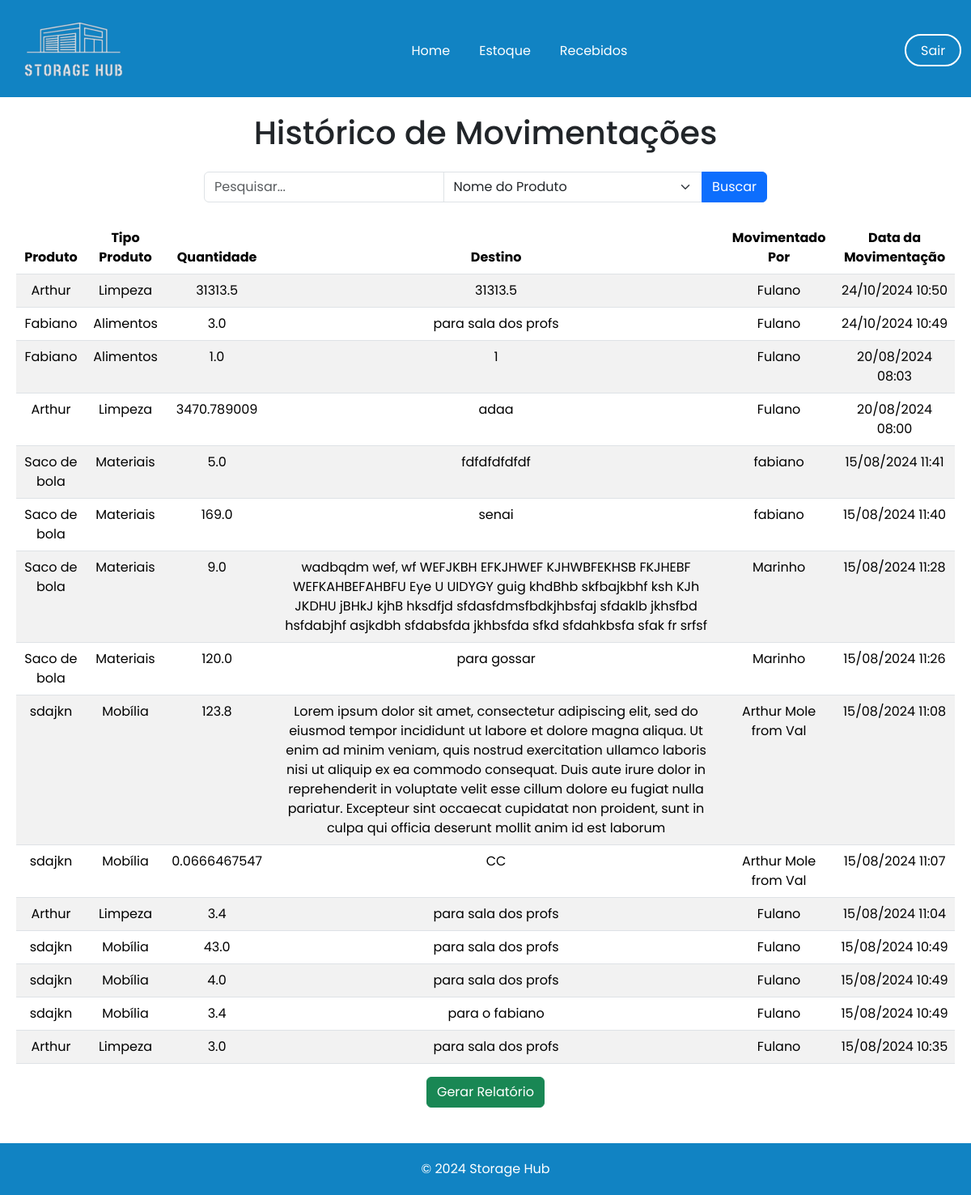
Page /historico_movimentacoes/ (signed in) on the committed database.
### app/models.py (models this page shows)
class MaterialMovimentacao(db.Model):
    id = db.Column(db.Integer, primary_key=True)
    material_id = db.Column(db.Integer, db.ForeignKey('material_recebido.id'), nullable=False)
    quantidade = db.Column(db.Float, nullable=False)
    destino = db.Column(db.String(255), nullable=False)
    movimentado_por = db.Column(db.String(255), nullable=False)
    data_movimentacao = db.Column(db.DateTime, default=datetime.now())
    nome_produto = db.Column(db.String(255), nullable=False)
    tipo_produto = db.Column(db.String(255), nullable=False)

### app/view.py (the view)
@app.route('/historico_movimentacoes/', methods=['GET', 'POST'])
@login_required
def historico_movimentacoes():
    query = request.args.get('query')
    filter_by = request.args.get('filter_by')
    if query:
        if filter_by == 'nome_produto':
            movimentacoes = MaterialMovimentacao.query.filter(MaterialMovimentacao.nome_produto.ilike(f'%{query}%')).order_by(MaterialMovimentacao.data_movimentacao.desc()).all()
        elif filter_by == 'tipo_produto':
            movimentacoes = MaterialMovimentacao.query.filter(MaterialMovimentacao.tipo_produto.ilike(f'%{query}%')).order_by(MaterialMovimentacao.data_movimentacao.desc()).all()
        elif filter_by == 'destino':
            movimentacoes = MaterialMovimentacao.query.filter(MaterialMovimentacao.destino.ilike(f'%{query}%')).order_by(MaterialMovimentacao.data_movimentacao.desc()).all()
        elif filter_by == 'movimentado_por':
            movimentacoes = MaterialMovimentacao.query.filter(MaterialMovimentacao.movimentado_por.ilike(f'%{query}%')).order_by(MaterialMovimentacao.data_movimentacao.desc()).all()
        elif filter_by == 'data_movimentacao':
            try:
                date_obj = datetime.strptime(query, '%d/%m/%Y')
                movimentacoes = MaterialMovimentacao.query.filter(db.func.date(MaterialMovimentacao.data_movimentacao) == date_obj.date()).order_by(MaterialMovimentacao.data_movimentacao.desc()).all()
            except ValueError:
                movimentacoes = []
        else:
            movimentacoes = MaterialMovimentacao.query.order_by(MaterialMovimentacao.data_movimentacao.desc()).all()
    else:
        movimentacoes = MaterialMovimentacao.query.order_by(MaterialMovimentacao.data_movimentacao.desc()).all()
    return render_template('historico_movimentacoes.html', movimentacoes=movimentacoes)

### app/models.py (called while the page is built)
@login_manager.user_loader
def load_user(user_id):
    return User.query.get(user_id)

### app/templates/historico_movimentacoes.html (shortened to what this page needs)
<!DOCTYPE html>
<html lang="pt-BR">
<head>
    <link
    rel="stylesheet"
    href="https://cdn.jsdelivr.net/npm/bootstrap@5.3.3/dist/css/bootstrap.min.css"
    />
</head>
<body>
    <header>
        <nav class="navbar navbar-expand-lg">
            <div class="container-fluid">
                <a class="navbar-brand me-auto" href="{{url_for('homepage')}}"><img src="../static/img/logo_storage.png" alt="Storage Hub Logo"></a>
                <div class="collapse navbar-collapse" id="navbarSupportedContent">
                    <ul class="navbar-nav mx-auto" style="padding-top: 20px;">
                        <div class="center" style="display: flex; align-items: center; width: 30%;">
                        <li class="nav-item">
                            <a class="nav-link" aria-current="page" href="{{url_for('homepage')}}" style="font-weight: 400;">Home</a>
                        </li>
                        <li class="nav-item">
                            <a class="nav-link" href="{{url_for('home_estoque')}}" style="font-weight: 400;">Estoque</a>
                        </li>
                        <li class="nav-item">
                            <a class="nav-link" href="{{url_for('recebidos')}}" style="font-weight: 400;">Recebidos</a>
                        </div>
                    </ul>
                    <a href="{{url_for('logout')}}" style="
                    background-color: #1183C3;
                    color: white;
                    width: 70px;
                    height: 40px;
                    border: 2px solid white;
                    text-decoration: none;
                    border-radius: 50px;"><p class="sair" style="padding: 7px 0px 0px 18px;">Sair</p></a>
                </div>
            </div>
        </nav>
    </header>
    <main>
        <h1 class="text-center mb-4">Histórico de Movimentações</h1>
        <form method="GET" action="{{ url_for('historico_movimentacoes') }}" class="mb-4 d-flex justify-content-center">
            <div class="input-group" style="width: 60%;">
                <input type="text" name="query" class="form-control" placeholder="Pesquisar...">
                <select name="filter_by" class="form-select">
                    <option value="nome_produto">Nome do Produto</option>
                </select>
                <button type="submit" class="btn btn-primary">Buscar</button>
            </div>
        </form>
        <table class="table table-striped">
            <thead>
                <tr>
                    <th>Produto</th>
                    <th>Tipo Produto</th>
                    <th>Quantidade</th>
                    <th>Destino</th>
                    <th>Movimentado Por</th>
                    <th>Data da Movimentação</th>
                </tr>
            </thead>
            <tbody>
                {% for movimentacao in movimentacoes %}
                <tr>
                    <td>{{ movimentacao.nome_produto }}</td>
                    <td>{{ movimentacao.tipo_produto }}</td>
                    <td>{{ movimentacao.quantidade }}</td>
                    <td>{{ movimentacao.destino }}</td>
                    <td>{{ movimentacao.movimentado_por }}</td>
                    <td>{{ movimentacao.data_movimentacao.strftime('%d/%m/%Y %H:%M') }}</td>
                </tr>
                {% endfor %}
            </tbody>
        </table>
        <div class="d-flex justify-content-center mb-4">
            <a href="{{ url_for('gerar_relatorio', query=request.args.get('query'), filter_by=request.args.get('filter_by')) }}" class="btn btn-success">
                Gerar Relatório
            </a>
        </div>
    </main>
    <footer style="background-color: #1183C3; color: white; padding: 20px 0;text-align: center;">&copy; 2024 Storage Hub</footer>
</body>
</html>

### app/templates/historico_movimentacoes.html (style rules this page uses)
body { font-family: "Poppins", sans-serif; margin: 0; padding: 0; display: flex; flex-direction: column; min-height: 100vh; }
header { background-color: #1183C3; color: white; width: 100%; height: 120px; }
.navbar-nav { display: flex; justify-content: center; flex: 1; padding-bottom: 18px; }
.navbar-nav .nav-link { color: white; font-weight: bold; margin-right: 20px; }
main { flex: 1; padding: 20px; }
table { margin: 0 auto; width: 90%; }
th, td { text-align: center; }

### rows in the picture
MaterialMovimentacao: nome_produto "Arthur", tipo_produto "Limpeza", quantidade "31313.5", destino "31313.5", movimentado_por "Fulano", data_movimentacao "24/10/2024 10:50"
MaterialMovimentacao: nome_produto "Fabiano", tipo_produto "Alimentos", quantidade "3.0", destino "para sala dos profs", movimentado_por "Fulano", data_movimentacao "24/10/2024 10:49"
MaterialMovimentacao: nome_produto "Fabiano", tipo_produto "Alimentos", quantidade "1.0", destino "1", movimentado_por "Fulano", data_movimentacao "20/08/2024 08:03"
MaterialMovimentacao: nome_produto "Arthur", tipo_produto "Limpeza", quantidade "3470.789009", destino "adaa", movimentado_por "Fulano", data_movimentacao "20/08/2024 08:00"
MaterialMovimentacao: nome_produto "Saco de bola", tipo_produto "Materiais", quantidade "5.0", destino "fdfdfdfdfdf", movimentado_por "fabiano", data_movimentacao "15/08/2024 11:41"
MaterialMovimentacao: nome_produto "Saco de bola", tipo_produto "Materiais", quantidade "169.0", destino "senai", movimentado_por "fabiano", data_movimentacao "15/08/2024 11:40"
MaterialMovimentacao: nome_produto "Saco de bola", tipo_produto "Materiais", quantidade "9.0", destino "wadbqdm wef, wf WEFJKBH EFKJHWEF KJHWBFEKHSB FKJHEBF WEFKAHBEFAHBFU Eye U UIDYGY guig khdBhb skfbajkbhf ksh KJh JKDHU jBHkJ kjhB hksdfjd sfdasfdmsfbdkjhbsfaj sfdaklb jkhsfbd hsfdabjhf asjkdbh sfdabsfda jkhbsfda sfkd sfdahkbsfa sfak fr srfsf", movimentado_por "Marinho", data_movimentacao "15/08/2024 11:28"
MaterialMovimentacao: nome_produto "Saco de bola", tipo_produto "Materiais", quantidade "120.0", destino "para gossar", movimentado_por "Marinho", data_movimentacao "15/08/2024 11:26"
MaterialMovimentacao: nome_produto "sdajkn", tipo_produto "Mobília", quantidade "123.8", destino "Lorem ipsum dolor sit amet, consectetur adipiscing elit, sed do eiusmod tempor incididunt ut labore et dolore magna aliqua. Ut enim ad minim veniam, quis nostrud exercitation ullamco laboris nisi ut aliquip ex ea commodo consequat. Duis aute irure dolor in reprehenderit in voluptate velit esse cillum dolore eu fugiat nulla pariatur. Excepteur sint occaecat cupidatat non proident, sunt in culpa qui officia deserunt mollit anim id est laborum", movimentado_por "Arthur Mole from Val", data_movimentacao "15/08/2024 11:08"
MaterialMovimentacao: nome_produto "sdajkn", tipo_produto "Mobília", quantidade "0.0666467547", destino "CC", movimentado_por "Arthur Mole from Val", data_movimentacao "15/08/2024 11:07"
MaterialMovimentacao: nome_produto "Arthur", tipo_produto "Limpeza", quantidade "3.4", destino "para sala dos profs", movimentado_por "Fulano", data_movimentacao "15/08/2024 11:04"
MaterialMovimentacao: nome_produto "sdajkn", tipo_produto "Mobília", quantidade "43.0", destino "para sala dos profs", movimentado_por "Fulano", data_movimentacao "15/08/2024 10:49"
MaterialMovimentacao: nome_produto "sdajkn", tipo_produto "Mobília", quantidade "4.0", destino "para sala dos profs", movimentado_por "Fulano", data_movimentacao "15/08/2024 10:49"
MaterialMovimentacao: nome_produto "sdajkn", tipo_produto "Mobília", quantidade "3.4", destino "para o fabiano", movimentado_por "Fulano", data_movimentacao "15/08/2024 10:49"
MaterialMovimentacao: nome_produto "Arthur", tipo_produto "Limpeza", quantidade "3.0", destino "para sala dos profs", movimentado_por "Fulano", data_movimentacao "15/08/2024 10:35"
